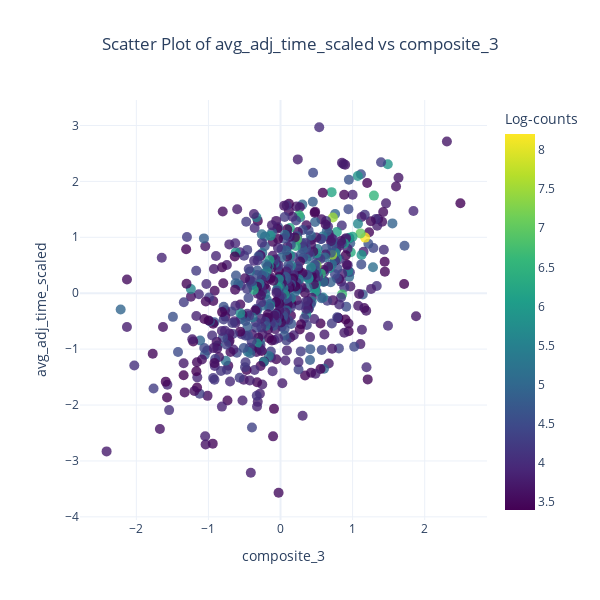
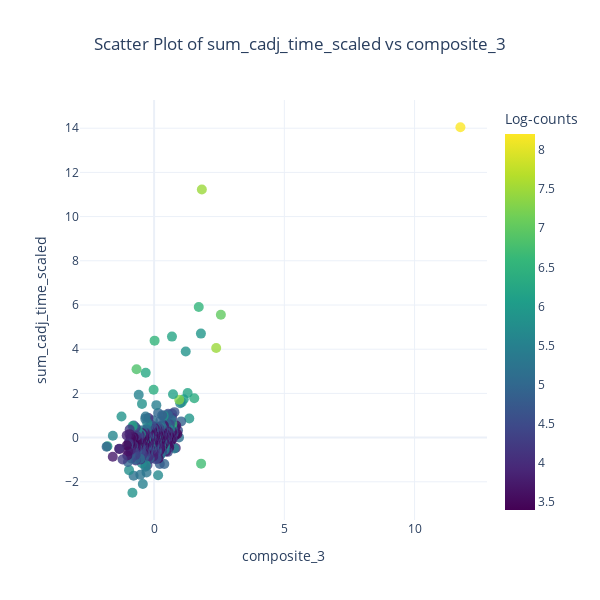

The notebook cell saved with these charts, in order:
### Markdown cell above
Now that the we have our finalised scores let's look at them again.

### Code cell
df = pd.merge(quality_scores_clicks, time_scores, on='article', suffixes=('_quality', '_time'))
interactive_scatter(df, 'composite_3', 'avg_adj_time_scaled', count_col='n_appearances_quality', use_log=True)
df = pd.merge(utility_scores_clicks, time_scores, on='article', suffixes=('_utility', '_time'))
interactive_scatter(df, 'composite_3', 'sum_cadj_time_scaled', count_col='n_appearances_utility', use_log=True)

### Figure 1 — Plotly figure (JSON) as saved in the notebook; plotly's stock layout.template omitted (floating-point values rounded to 4 significant figures; data arrays with more than 128 entries replaced by an {"elided": "..."} marker saying what was removed)
{"data": [{"customdata": {"elided": "620x2 mixed values"}, "hovertemplate": "%{customdata[0]}<extra></extra>", "legendgroup": "", "marker": {"color": {"elided": "620 float values"}, "coloraxis": "coloraxis", "opacity": 0.8, "size": 10, "symbol": "circle"}, "mode": "markers", "name": "", "orientation": "v", "showlegend": false, "type": "scatter", "x": {"elided": "620 float values"}, "xaxis": "x", "y": {"elided": "620 float values"}, "yaxis": "y"}], "layout": {"coloraxis": {"colorbar": {"title": {"text": "Log-counts"}}, "colorscale": [[0, "#440154"], [0.1111, "#482878"], [0.2222, "#3e4989"], [0.3333, "#31688e"], [0.4444, "#26828e"], [0.5556, "#1f9e89"], [0.6667, "#35b779"], [0.7778, "#6ece58"], [0.8889, "#b5de2b"], [1, "#fde725"]]}, "height": 600, "legend": {"tracegroupgap": 0}, "title": {"text": "Scatter Plot of avg_adj_time_scaled vs composite_3", "x": 0.5}, "width": 600, "xaxis": {"anchor": "y", "domain": [0, 1], "title": {"text": "composite_3"}}, "yaxis": {"anchor": "x", "domain": [0, 1], "title": {"text": "avg_adj_time_scaled"}}}}

### Figure 2 — Plotly figure (JSON) as saved in the notebook; plotly's stock layout.template omitted (floating-point values rounded to 4 significant figures; data arrays with more than 128 entries replaced by an {"elided": "..."} marker saying what was removed)
{"data": [{"customdata": {"elided": "620x2 mixed values"}, "hovertemplate": "%{customdata[0]}<extra></extra>", "legendgroup": "", "marker": {"color": {"elided": "620 float values"}, "coloraxis": "coloraxis", "opacity": 0.8, "size": 10, "symbol": "circle"}, "mode": "markers", "name": "", "orientation": "v", "showlegend": false, "type": "scatter", "x": {"elided": "620 float values"}, "xaxis": "x", "y": {"elided": "620 float values"}, "yaxis": "y"}], "layout": {"coloraxis": {"colorbar": {"title": {"text": "Log-counts"}}, "colorscale": [[0, "#440154"], [0.1111, "#482878"], [0.2222, "#3e4989"], [0.3333, "#31688e"], [0.4444, "#26828e"], [0.5556, "#1f9e89"], [0.6667, "#35b779"], [0.7778, "#6ece58"], [0.8889, "#b5de2b"], [1, "#fde725"]]}, "height": 600, "legend": {"tracegroupgap": 0}, "title": {"text": "Scatter Plot of sum_cadj_time_scaled vs composite_3", "x": 0.5}, "width": 600, "xaxis": {"anchor": "y", "domain": [0, 1], "title": {"text": "composite_3"}}, "yaxis": {"anchor": "x", "domain": [0, 1], "title": {"text": "sum_cadj_time_scaled"}}}}
